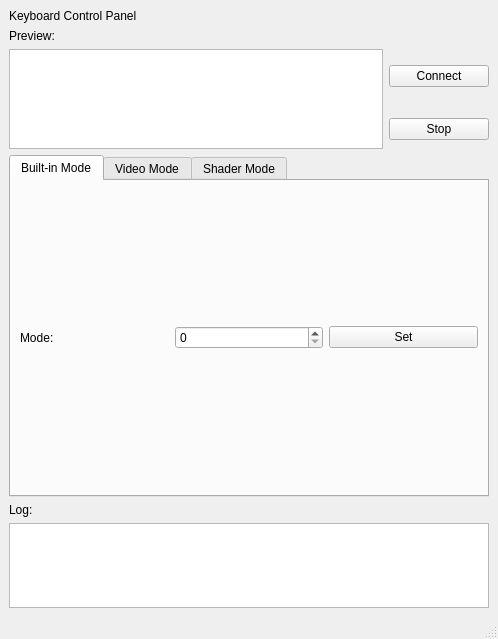
<?xml version="1.0" encoding="UTF-8"?>
<ui version="4.0">
 <class>MainWindow</class>
 <widget class="QMainWindow" name="MainWindow">
  <property name="geometry">
   <rect>
    <x>0</x>
    <y>0</y>
    <width>492</width>
    <height>639</height>
   </rect>
  </property>
  <property name="windowTitle">
   <string>Keyboard-CTL</string>
  </property>
  <widget class="QWidget" name="centralwidget">
   <layout class="QGridLayout" name="gridLayout">
    <item row="8" column="0" colspan="2">
     <widget class="QPlainTextEdit" name="logbox">
      <property name="minimumSize">
       <size>
        <width>480</width>
        <height>0</height>
       </size>
      </property>
      <property name="maximumSize">
       <size>
        <width>16777215</width>
        <height>128</height>
       </size>
      </property>
     </widget>
    </item>
    <item row="3" column="0">
     <widget class="QLabel" name="label_6">
      <property name="text">
       <string>Preview:</string>
      </property>
     </widget>
    </item>
    <item row="4" column="1">
     <widget class="QPushButton" name="connect_btn">
      <property name="minimumSize">
       <size>
        <width>100</width>
        <height>0</height>
       </size>
      </property>
      <property name="maximumSize">
       <size>
        <width>100</width>
        <height>16777215</height>
       </size>
      </property>
      <property name="text">
       <string>Connect</string>
      </property>
     </widget>
    </item>
    <item row="4" column="0" rowspan="2">
     <widget class="QGraphicsView" name="preview_box">
      <property name="minimumSize">
       <size>
        <width>300</width>
        <height>100</height>
       </size>
      </property>
     </widget>
    </item>
    <item row="7" column="0">
     <widget class="QLabel" name="label_7">
      <property name="text">
       <string>Log:</string>
      </property>
     </widget>
    </item>
    <item row="5" column="1">
     <widget class="QPushButton" name="stop_btn">
      <property name="text">
       <string>Stop</string>
      </property>
     </widget>
    </item>
    <item row="0" column="0" rowspan="3" colspan="2">
     <widget class="QLabel" name="label">
      <property name="text">
       <string>Keyboard Control Panel</string>
      </property>
     </widget>
    </item>
    <item row="6" column="0" colspan="2">
     <widget class="QTabWidget" name="tabWidget">
      <property name="currentIndex">
       <number>0</number>
      </property>
      <widget class="QWidget" name="builtin_tab">
       <attribute name="title">
        <string>Built-in Mode</string>
       </attribute>
       <layout class="QGridLayout" name="gridLayout_2">
        <item row="1" column="2">
         <widget class="QPushButton" name="mode_set_btn">
          <property name="text">
           <string>Set</string>
          </property>
         </widget>
        </item>
        <item row="1" column="1">
         <widget class="QSpinBox" name="modebox"/>
        </item>
        <item row="1" column="0">
         <widget class="QLabel" name="label_3">
          <property name="text">
           <string>Mode:</string>
          </property>
         </widget>
        </item>
       </layout>
      </widget>
      <widget class="QWidget" name="video_tab">
       <attribute name="title">
        <string>Video Mode</string>
       </attribute>
       <layout class="QGridLayout" name="gridLayout_3">
        <item row="3" column="0">
         <widget class="QLineEdit" name="video_link_box"/>
        </item>
        <item row="3" column="1">
         <widget class="QPushButton" name="video_play_btn">
          <property name="text">
           <string>Play</string>
          </property>
         </widget>
        </item>
        <item row="0" column="0">
         <widget class="QLabel" name="label_2">
          <property name="minimumSize">
           <size>
            <width>0</width>
            <height>32</height>
           </size>
          </property>
          <property name="maximumSize">
           <size>
            <width>16777215</width>
            <height>32</height>
           </size>
          </property>
          <property name="text">
           <string>Video File Path or Stream link:</string>
          </property>
         </widget>
        </item>
       </layout>
      </widget>
      <widget class="QWidget" name="shader_tab">
       <attribute name="title">
        <string>Shader Mode</string>
       </attribute>
       <layout class="QGridLayout" name="gridLayout_4">
        <item row="3" column="0">
         <widget class="QLabel" name="label_5">
          <property name="sizePolicy">
           <sizepolicy hsizetype="Preferred" vsizetype="Fixed">
            <horstretch>0</horstretch>
            <verstretch>0</verstretch>
           </sizepolicy>
          </property>
          <property name="text">
           <string>Shader:</string>
          </property>
         </widget>
        </item>
        <item row="4" column="0" rowspan="4">
         <widget class="QTextEdit" name="shaderTextbox">
          <property name="sizePolicy">
           <sizepolicy hsizetype="Expanding" vsizetype="Expanding">
            <horstretch>0</horstretch>
            <verstretch>0</verstretch>
           </sizepolicy>
          </property>
         </widget>
        </item>
        <item row="1" column="1">
         <widget class="QPushButton" name="shader_preview_btn">
          <property name="text">
           <string>Preview</string>
          </property>
         </widget>
        </item>
        <item row="0" column="0">
         <widget class="QLabel" name="label_4">
          <property name="sizePolicy">
           <sizepolicy hsizetype="Preferred" vsizetype="Fixed">
            <horstretch>0</horstretch>
            <verstretch>0</verstretch>
           </sizepolicy>
          </property>
          <property name="text">
           <string>Preview:</string>
          </property>
         </widget>
        </item>
        <item row="2" column="1">
         <widget class="QPushButton" name="shader_stop_btn">
          <property name="text">
           <string>Stop</string>
          </property>
         </widget>
        </item>
        <item row="1" column="0" rowspan="2">
         <widget class="QGraphicsView" name="shader_preview_box">
          <property name="sizePolicy">
           <sizepolicy hsizetype="Expanding" vsizetype="Minimum">
            <horstretch>0</horstretch>
            <verstretch>0</verstretch>
           </sizepolicy>
          </property>
          <property name="minimumSize">
           <size>
            <width>300</width>
            <height>100</height>
           </size>
          </property>
          <property name="sizeIncrement">
           <size>
            <width>0</width>
            <height>0</height>
           </size>
          </property>
         </widget>
        </item>
        <item row="5" column="1">
         <widget class="QPushButton" name="shader_play_btn">
          <property name="text">
           <string>Start</string>
          </property>
         </widget>
        </item>
       </layout>
      </widget>
     </widget>
    </item>
   </layout>
  </widget>
  <widget class="QMenuBar" name="menubar">
   <property name="geometry">
    <rect>
     <x>0</x>
     <y>0</y>
     <width>492</width>
     <height>32</height>
    </rect>
   </property>
  </widget>
  <widget class="QStatusBar" name="statusbar"/>
 </widget>
 <resources/>
 <connections/>
</ui>
